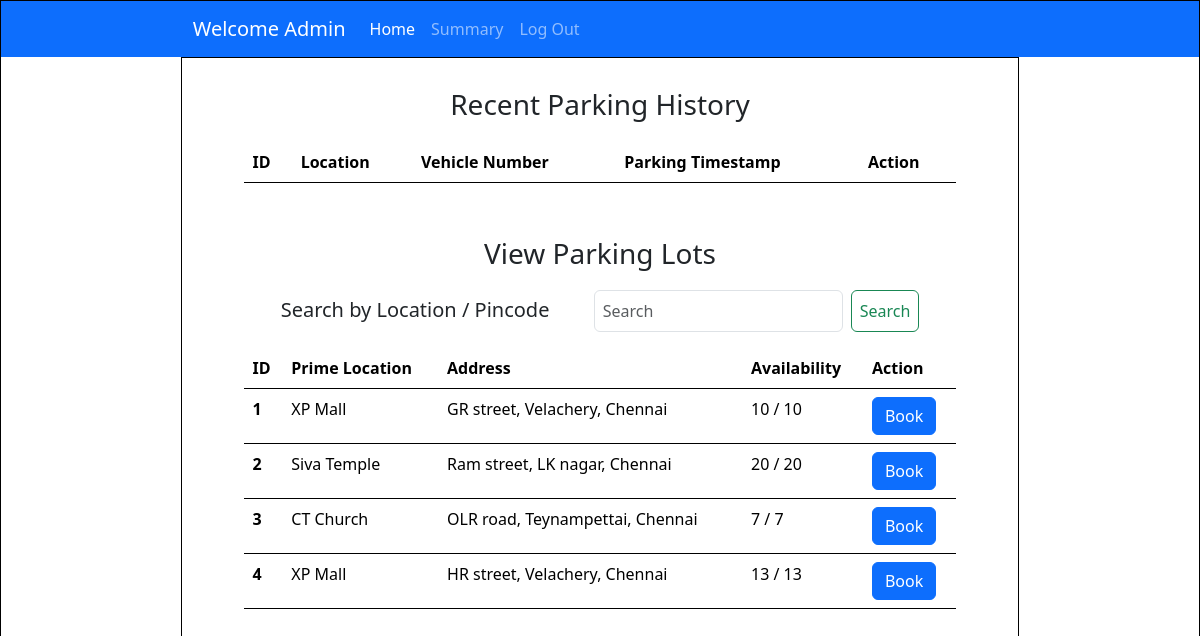
The app's page /user_dashboard (signed in), older data.
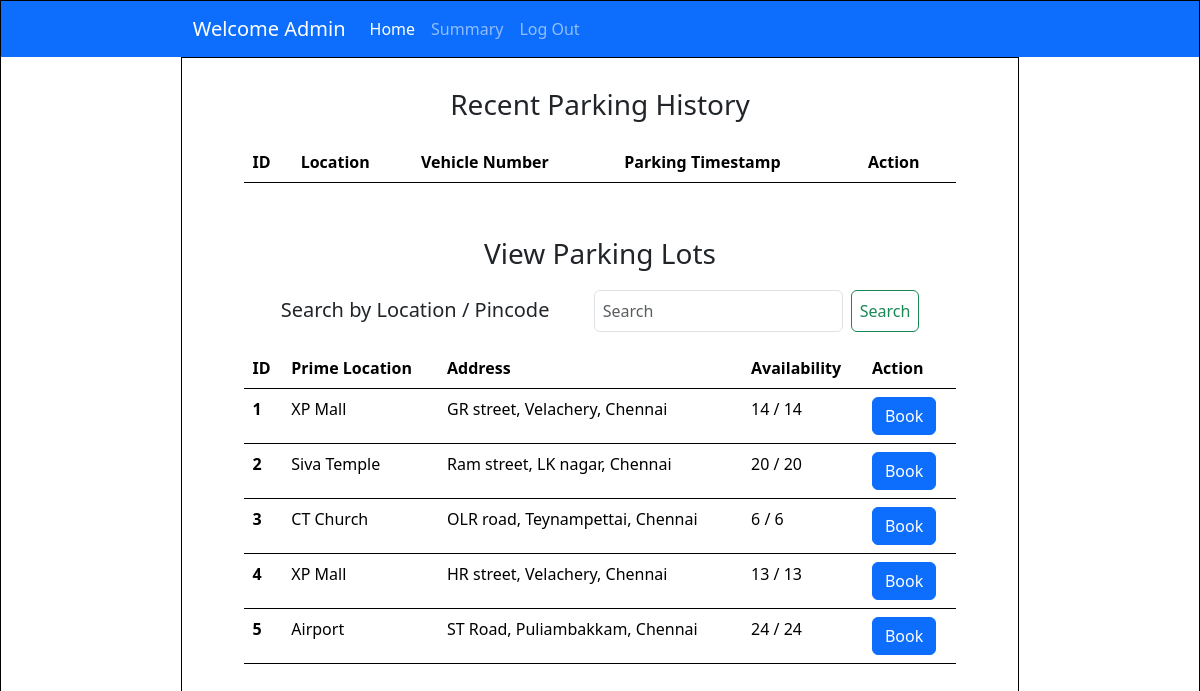
The same page, newer data.
### controllers/models.py (models this page shows)
class ParkingLot(db.Model):
    id = db.Column(db.Integer, primary_key = True)
    prime_location_name = db.Column(db.String, nullable=False)
    price = db.Column(db.Integer, nullable=False)
    address = db.Column(db.String, nullable=False)
    pincode = db.Column(db.Integer,nullable = False)
    maximum_spots = db.Column(db.Integer, nullable=False)
    active = db.Column(db.Boolean, nullable=False, default=True)
    spots = db.relationship('ParkingSpot', backref='lot')

### controllers/controller.py (the view, shortened to what this page needs)
@app.route("/user_dashboard", methods=["GET", "POST"])
@login_required
def user_dashboard():
    lots = ParkingLot.query.all()
    lots_avl = []
    keyword = ""
    for lot in lots:
        total_spots = ParkingSpot.query.filter_by(lot_id=lot.id, active=1).count()
        available_spots = ParkingSpot.query.filter_by(lot_id=lot.id, status="A").count()
        lots_avl.append({
            "lot": lot,
            "available": available_spots,
            "total": total_spots
        })
    reservations = Reservation.query.filter_by(user_id=current_user.id)
    parking_history = []
    for event in reservations:
        lot = ParkingLot.query.filter_by(id=event.lot_id).first()
        parking_history.append({"booking": event, "lot": lot})
    return render_template("user_home.html", lots=lots_avl, user=current_user, history=parking_history)

### app.py (called while the page is built)
@login_manager.user_loader
def load_user(user_id):
    return User.query.get(int(user_id))

### templates/user_home.html (shortened to what this page needs)
<!DOCTYPE html>
<html lang="en">
<head>
    <link href="https://cdn.jsdelivr.net/npm/bootstrap@5.3.6/dist/css/bootstrap.min.css" rel="stylesheet"
>
    <link rel="stylesheet" href="../static/style.css">
</head>
<body>
    <div id="main">
        <nav class="navbar navbar-expand-lg bg-primary" data-bs-theme="dark">
            <div class="container-fluid">
                <a class="navbar-brand" href="#">Welcome {{user.name}}</a>
                <div class="collapse navbar-collapse" id="navbarNavAltMarkup">
                    <div class="navbar-nav">
                        <a class="nav-link active" aria-current="page" href="#">Home</a>
                        <a class="nav-link" href="#">Summary</a>
                        <a class="nav-link" href="/login">Log Out</a>
                    </div>
                </div>
            </div>
        </nav>
        <div id="canvas">
            <h3 style="text-align: center; margin-top: 30px; margin-bottom: 20px;">Recent Parking History</h3>
            <table class="table" style="margin: auto; width: 85%; border: 2px;">
                <thead>
                    <tr>
                        <th scope="col">ID</th>
                        <th scope="col">Location</th>
                        <th scope="col">Vehicle Number</th>
                        <th scope="col">Parking Timestamp</th>
                        <th scope="col">Action</th>
                    </tr>
                </thead>
            </table>
            <br>
            <h3 style="text-align: center; margin-top: 30px; margin-bottom: 20px;">View Parking Lots</h3>
                <div class="d-flex justify-content-evenly align-self-center flex-row mb-3" style="width: 85%; margin:auto">
                    <p class="h5 mb-0 mt-2">Search by Location / Pincode</a>
                    <form class="d-flex" role="search" method="post">
                        <input class="form-control p-2 mx-2" type="search" placeholder="Search" name="keyword" aria-label="Search" />
                        <button class="btn btn-outline-success p-2" type="submit">Search</button>
                    </form>
                </div>
            <table class="table" style="margin: auto; width: 85%; border: 2px;">
                <thead>
                    <tr>
                        <th scope="col">ID</th>
                        <th scope="col">Prime Location</th>
                        <th scope="col">Address</th>
                        <th scope="col">Availability</th>
                        <th scope="col">Action</th>
                    </tr>
                </thead>
                <tbody>
                    {% for item in lots %}
                    <tr>
                        <th scope="row">{{ item.lot.id }}</th>
                        <td>{{ item.lot.prime_location_name }}</td>
                        <td>{{ item.lot.address }}</td>
                        <td>{{ item.available }} / {{ item.total }}</td>
                        <td>
                            <div>
                                <a href="{{ url_for('book_spot', lot_id=item.lot.id) }}"
                                    class="btn btn-primary">Book</a>
                            </div>
                        </td>
                    </tr>
                    {% endfor %}
                </tbody>
            </table>
        </div>
    </div>
</body>
</html>

Row changes from the older to the newer data that the page shows:
added ParkingLot: lot.id "5", lot.prime_location_name "Airport", lot.address "ST Road, Puliambakkam, Chennai"
Text that changed along with them:
new list line: "1 XP Mall GR street, Velachery, Chennai"
new list line: "14 / 14 Book"
new list line: "3 CT Church OLR road, Teynampettai, Chennai"
new list line: "6 / 6 Book"
new list line: "24 / 24 Book"
list line gone: "1 XP Mall GR street, Velachery, Chennai"
list line gone: "10 / 10 Book"
list line gone: "3 CT Church OLR road, Teynampettai, Chennai"
list line gone: "7 / 7 Book"
